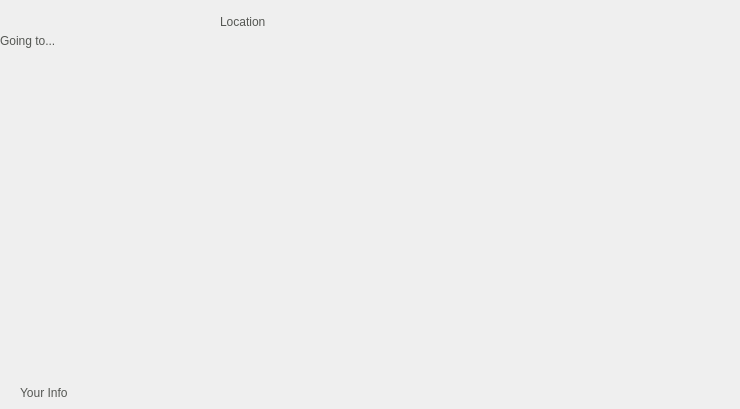
  <widget class="QWidget" name="NAVIGATING">
   <widget class="QLabel" name="navigating_to_label1">
    <property name="geometry">
     <rect>
      <x>0</x>
      <y>10</y>
      <width>321</width>
      <height>61</height>
     </rect>
    </property>
    <property name="styleSheet">
     <string notr="true">font: 20 32pt &quot;montserrat&quot;;
color: rgb(85, 87, 83);</string>
    </property>
    <property name="text">
     <string>Going to...</string>
    </property>
   </widget>
   <widget class="QPushButton" name="pause_navigation">
    <property name="geometry">
     <rect>
      <x>110</x>
      <y>90</y>
      <width>151</width>
      <height>131</height>
     </rect>
    </property>
    <property name="styleSheet">
     <string notr="true">font: 20 26pt &quot;montserrat&quot;;
color: rgb(85, 87, 83);</string>
    </property>
    <property name="text">
     <string/>
    </property>
    <property name="icon">
     <iconset>
      <normaloff>icons/UI Icons/blue_pause.png</normaloff>icons/UI Icons/blue_pause.png</iconset>
    </property>
    <property name="iconSize">
     <size>
      <width>120</width>
      <height>120</height>
     </size>
    </property>
    <property name="flat">
     <bool>true</bool>
    </property>
   </widget>
   <widget class="QLabel" name="navigating_to_label2">
    <property name="geometry">
     <rect>
      <x>220</x>
      <y>15</y>
      <width>361</width>
      <height>51</height>
     </rect>
    </property>
    <property name="styleSheet">
     <string notr="true">font: 20 32pt &quot;montserrat&quot;;
color: rgb(85, 87, 83);</string>
    </property>
    <property name="text">
     <string>Location</string>
    </property>
    <property name="scaledContents">
     <bool>false</bool>
    </property>
    <property name="alignment">
     <set>Qt::AlignLeading|Qt::AlignLeft|Qt::AlignTop</set>
    </property>
    <property name="wordWrap">
     <bool>true</bool>
    </property>
   </widget>
   <widget class="QLabel" name="passenger_info_1">
    <property name="geometry">
     <rect>
      <x>20</x>
      <y>230</y>
      <width>350</width>
      <height>170</height>
     </rect>
    </property>
    <property name="styleSheet">
     <string notr="true">font:  16pt &quot;montserrat&quot;;
color: rgb(85, 87, 83);</string>
    </property>
    <property name="text">
     <string>Your Info</string>
    </property>
    <property name="alignment">
     <set>Qt::AlignBottom|Qt::AlignLeading|Qt::AlignLeft</set>
    </property>
   </widget>
   <widget class="QLabel" name="map_label">
    <property name="geometry">
     <rect>
      <x>350</x>
      <y>100</y>
      <width>367</width>
      <height>276</height>
     </rect>
    </property>
    <property name="text">
     <string/>
    </property>
    <property name="textFormat">
     <enum>Qt::AutoText</enum>
    </property>
    <property name="pixmap">
     <pixmap>icons/UI Icons/matrix_map.png</pixmap>
    </property>
    <property name="scaledContents">
     <bool>true</bool>
    </property>
   </widget>
   <widget class="QPushButton" name="info_7">
    <property name="geometry">
     <rect>
      <x>580</x>
      <y>5</y>
      <width>71</width>
      <height>71</height>
     </rect>
    </property>
    <property name="text">
     <string/>
    </property>
    <property name="icon">
     <iconset>
      <normaloff>icons/UI Icons/question_yellow.png</normaloff>icons/UI Icons/question_yellow.png</iconset>
    </property>
    <property name="iconSize">
     <size>
      <width>65</width>
      <height>65</height>
     </size>
    </property>
    <property name="flat">
     <bool>true</bool>
    </property>
   </widget>
   <widget class="QPushButton" name="exit_7">
    <property name="geometry">
     <rect>
      <x>660</x>
      <y>5</y>
      <width>71</width>
      <height>71</height>
     </rect>
    </property>
    <property name="text">
     <string/>
    </property>
    <property name="icon">
     <iconset>
      <normaloff>icons/UI Icons/cross.png</normaloff>icons/UI Icons/cross.png</iconset>
    </property>
    <property name="iconSize">
     <size>
      <width>65</width>
      <height>65</height>
     </size>
    </property>
    <property name="flat">
     <bool>true</bool>
    </property>
   </widget>
  </widget>
